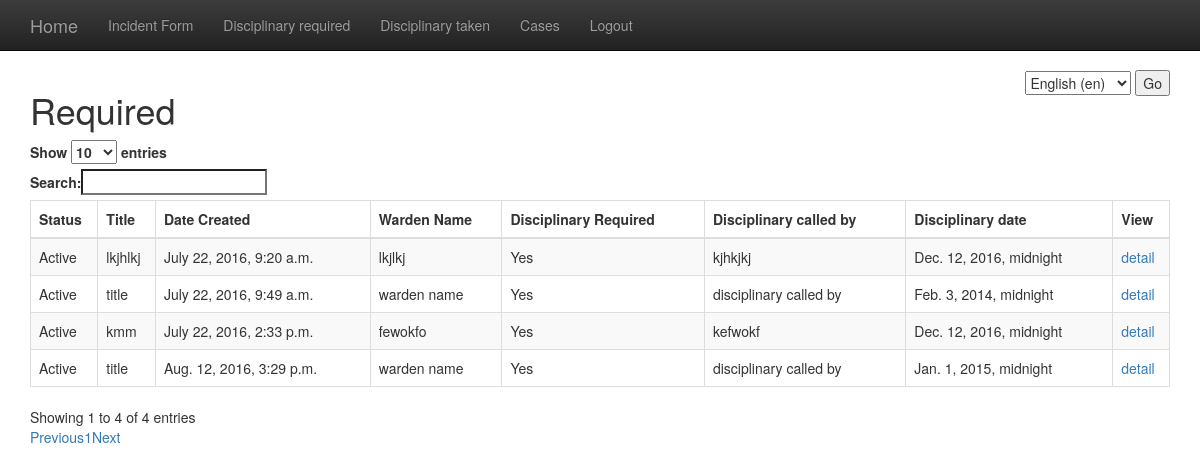
The page /wardens/required/ (signed in) on the database as committed earlier.
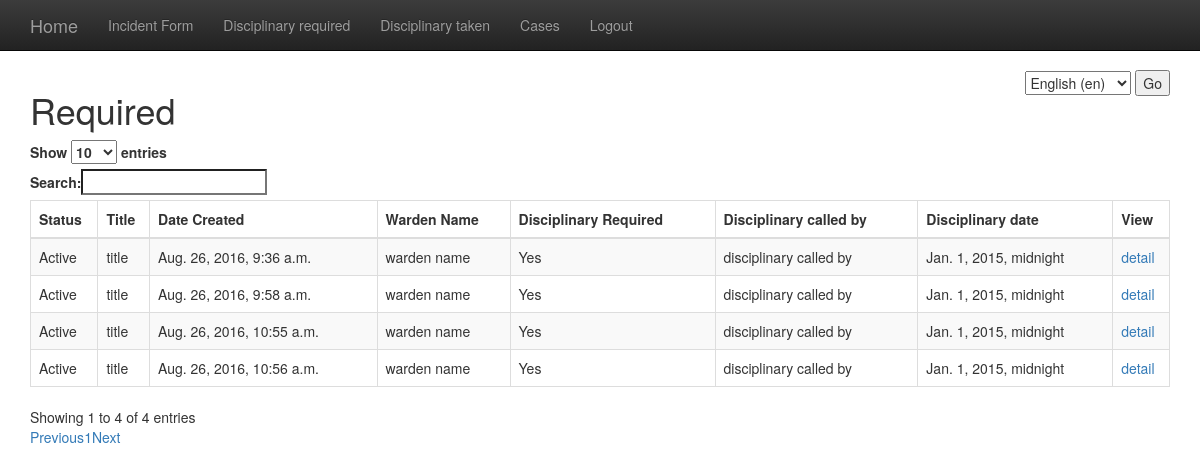
The same page on the database as committed later.
### wardens/models.py (models this page shows)
class Incident(models.Model):       # all fields related to creating an incident report and/or viewing cases i.e closed
    title = models.CharField(_('title'), max_length=100)
    date_created = models.DateTimeField(auto_now_add=True)
    date_modified = models.DateTimeField(auto_now=True)
    warden_name = models.CharField(_('warden name'), max_length=150)
    senior_warden = models.CharField(_('senior warden'), max_length=150)
    site = models.ForeignKey(Site, related_name='incidents')
    halls = models.ForeignKey(Hall, related_name='incidents')
    incident_type = models.ForeignKey(IncidentType, related_name='incidents')
    ACTIVE = 'Active'
    CLOSED = 'Closed'
    CASE_STATUS = (
        (ACTIVE, 'Active'),
        (CLOSED, 'Closed'),
    )
    case_status = models.CharField(
        max_length=50,
        choices=CASE_STATUS,
        default=ACTIVE
    )
    description = models.TextField()
    notes_to = models.TextField(null=True, blank=True)
    notes_by = models.TextField(null=True, blank=True)
    YES = 'YES'
    NO = 'No'
    WARNING_ISSUED = (
        (YES, 'Yes'),
        (NO, 'No'),
    )
    warning_issued = models.CharField(
        null=True,
        max_length=50,
        choices=WARNING_ISSUED,
        default=YES
    )
    YES = 'Yes'
    NO = 'No'
    DISCIPLINARY_REQUIRED = (
        (YES, _('Yes')),
        (NO, _('No')),
    )
    disciplinary_required = models.CharField(
        null=True,
        max_length=50,
        choices=DISCIPLINARY_REQUIRED,
        default=YES
    )
    disciplinary_called_by = models.CharField(_('disciplinary called by'), max_length=150, null=True, blank=True)
    disciplinary_date = models.DateTimeField(_('disciplinary date'), null=True, blank=True)
    student = models.ForeignKey(Student, related_name='incidents')
    complainant = models.CharField(_('complainant'), max_length=500, null=True, blank=True)
    accomplices = models.CharField(_('accomplices'), max_length=500, null=True, blank=True)
    witnesses = models.CharField(_('witnesses'), max_length=500, null=True, blank=True)

### wardens/views.py (the view)
@login_required
def required(request):
    results = Incident.objects.filter(disciplinary_required='Yes', ).exclude(case_status='Closed')
    print results
    return render(request, "wardens/required.html", {"results": results})

### wardens/templates/wardens/required.html (shortened to what this page needs)
{%  extends 'wardens/base.html' %}
{% load i18n %}
{% block content %}
    <h1> {% trans 'Required' %} </h1>
 <table id="example" class="table table-striped table-bordered" cellspacing="0" width="100%">
    <thead>
        <tr>
        <th> {% trans 'Status' %} </td>
        <th> {% trans 'Title' %}  </th>
        <th> {% trans 'Date Created' %} </th>
        <th> {% trans 'Warden Name'%}</th>
        <th> {% trans 'Disciplinary Required' %}</th>
        <th> {% trans 'Disciplinary called by' %}</th>
        <th> {% trans 'Disciplinary date' %}</th>
        <th> {% trans 'View' %}</th>
    </tr>
    </thead>
    <tbody>
        {% for item in results %}
    <tr>
    <td>{{ item.case_status }}</td>
    <td>{{ item.title }}</td>
    <td>{{ item.date_created }}</td>
    <td>{{ item.warden_name }}</td>
    <td>{{ item.disciplinary_required }}</td>
    <td>{{ item.disciplinary_called_by }}</td>
    <td>{{ item.disciplinary_date }}</td>
    <td><a href="{% url 'detail' item.pk  %}"> {% trans 'detail' %}</a></td>
    </tr>
    {% endfor %}
    </tbody>
    </table>
{% endblock %}

### wardens/templates/wardens/base.html (shortened to what this page needs)
{% load i18n %}
{% load bootstrap3 %}
<!DOCTYPE html>
<html lang="en" xmlns="http://www.w3.org/1999/html">
   <head>
      <link rel="stylesheet" href="https://maxcdn.bootstrapcdn.com/bootstrap/3.3.6/css/bootstrap.min.css">
      <link rel="stylesheet" href="https://maxcdn.bootstrapcdn.com/bootstrap/3.3.6/css/bootstrap-theme.min.css">
   </head>
   <body>
      {% block navbar %}
      <nav class="navbar navbar-inverse navbar-fixed-top">
         <div class="container">
            <div class="navbar-header">
               <a class="navbar-brand" href="/wardens/">Home</a>
            </div>
            <div id="navbar" class="collapse navbar-collapse">
               <ul class="nav navbar-nav">
                  <li><a href="/wardens/incident/form/">Incident Form</a></li>
                  <li><a href="/wardens/required">Disciplinary required</a></li>
                  <li><a href="/wardens/taken/">Disciplinary taken</a></li>
                  <li><a href="/wardens/cases/">Cases</a></li>
                  <li><a href="/wardens/logout/"> Logout </a> </li>
               </ul>
            </div>
         </div>
      </nav>
      <div class="container" style="padding-top: 70px">
         {% endblock navbar %}
         <form id="form1" style="float: right" class="translate" action="{% url 'set_language' %}" method="post">{% csrf_token %}
            <select id="language" name="language">
            {% get_current_language as LANGUAGE_CODE %}
            {% get_available_languages as LANGUAGES %}
            {% get_language_info_list for LANGUAGES as languages %}
            {% for language in languages %}
            <option value="{{ language.code }}"{% if language.code == LANGUAGE_CODE %} selected="selected"{% endif %}>
            {{ language.name_local }} ({{ language.code }})
            </option>
            {% endfor %}
            </select>
            <input type="submit" value="Go" />
         </form>
         {% block content %}
         {% endblock %}
   </body>
</html>

Rows that differ between the two databases and show on the page:
removed Incident: case_status "Active", title "lkjhlkj", date_created "July 22, 2016, 9:20 a.m.", warden_name "lkjlkj", disciplinary_required "Yes", disciplinary_called_by "kjhkjkj", disciplinary_date "Dec. 12, 2016, midnight"
removed Incident: case_status "Active", title "title", date_created "July 22, 2016, 9:49 a.m.", warden_name "warden name", disciplinary_required "Yes", disciplinary_called_by "disciplinary called by", disciplinary_date "Feb. 3, 2014, midnight"
removed Incident: case_status "Active", title "kmm", date_created "July 22, 2016, 2:33 p.m.", warden_name "fewokfo", disciplinary_required "Yes", disciplinary_called_by "kefwokf", disciplinary_date "Dec. 12, 2016, midnight"
removed Incident: case_status "Active", title "title", date_created "Aug. 12, 2016, 3:29 p.m.", warden_name "warden name", disciplinary_required "Yes", disciplinary_called_by "disciplinary called by", disciplinary_date "Jan. 1, 2015, midnight"
added Incident: case_status "Active", title "title", date_created "Aug. 26, 2016, 9:36 a.m.", warden_name "warden name", disciplinary_required "Yes", disciplinary_called_by "disciplinary called by", disciplinary_date "Jan. 1, 2015, midnight"
added Incident: case_status "Active", title "title", date_created "Aug. 26, 2016, 9:58 a.m.", warden_name "warden name", disciplinary_required "Yes", disciplinary_called_by "disciplinary called by", disciplinary_date "Jan. 1, 2015, midnight"
added Incident: case_status "Active", title "title", date_created "Aug. 26, 2016, 10:55 a.m.", warden_name "warden name", disciplinary_required "Yes", disciplinary_called_by "disciplinary called by", disciplinary_date "Jan. 1, 2015, midnight"
added Incident: case_status "Active", title "title", date_created "Aug. 26, 2016, 10:56 a.m.", warden_name "warden name", disciplinary_required "Yes", disciplinary_called_by "disciplinary called by", disciplinary_date "Jan. 1, 2015, midnight"
